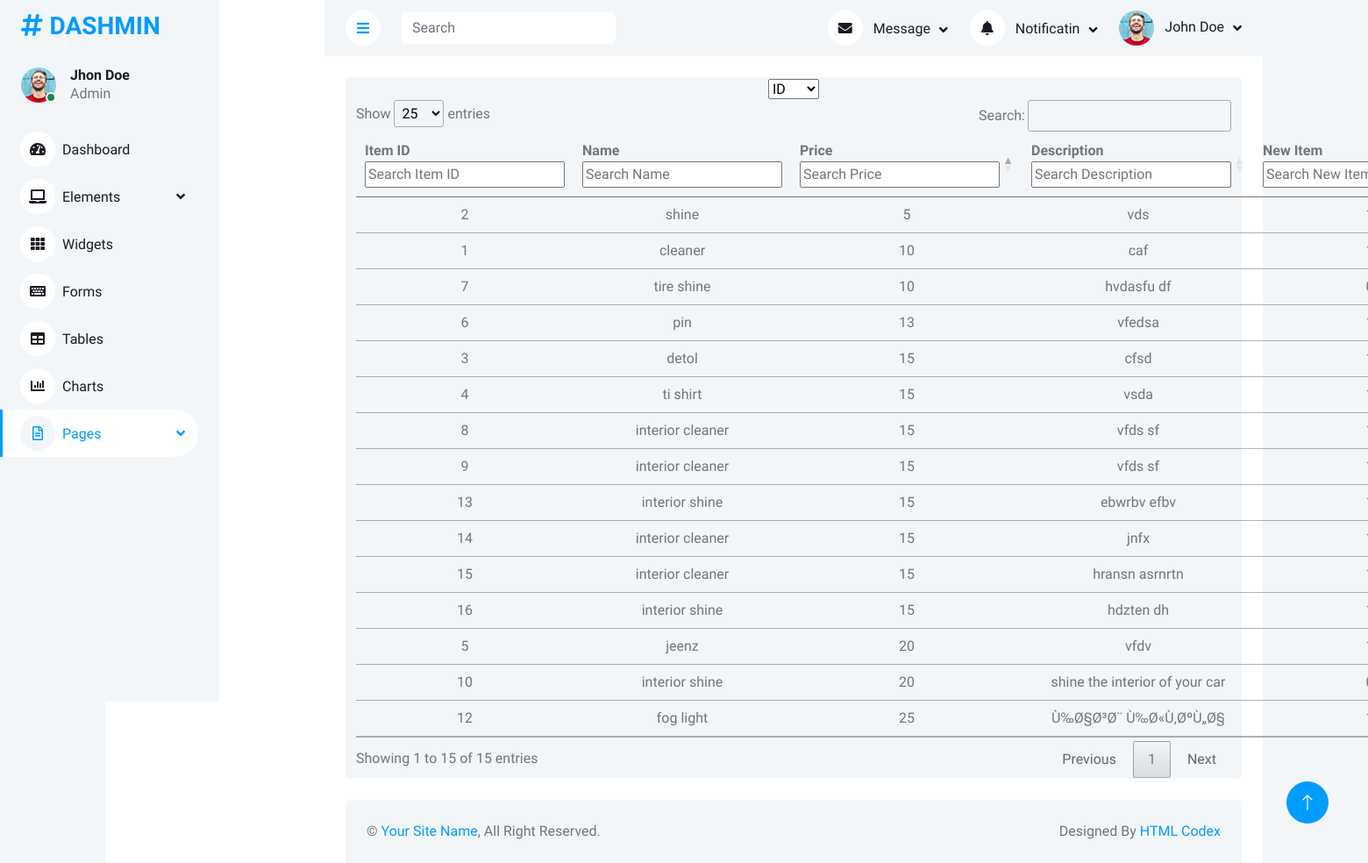
/blank.php, run on the app's committed database.
### tables this page shows
CREATE TABLE `items` (
  `id` int(10) UNSIGNED NOT NULL,
  `name_english` varchar(50) NOT NULL,
  `name_arabic` varchar(50) NOT NULL,
  `price` int(10) UNSIGNED NOT NULL,
  `new_item` tinyint(1) NOT NULL,
  `availability` tinyint(1) NOT NULL,
  `description_english` varchar(255) NOT NULL,
  `description_arabic` varchar(255) NOT NULL,
  `category_id` int(10) UNSIGNED NOT NULL
);

### class/DAL.class.php (called while the page is built, shortened)
<?php
class DAL {
    private $host = 'localhost';
    private $user = 'root';
    private $password = '';
    private $db = 'e_commerce2';
    public function getData( $sql ) {
        $conn = new mysqli( $this->host, $this->user, $this->password, $this->db );
        $result = $conn->query( $sql );
        if ( $result ) {
            $array = $result->fetch_all( MYSQLI_ASSOC );
            return $array;
        } else {
            echo mysqli_error( $conn );
        }
    }
}
?>

### class/ItemDAL.class.php (called while the page is built, shortened)
<?php
class ItemDAL extends General {
    public function getItems() {
        $sql = "SELECT
        items.*,
        categories.name_english AS 'category_name_english',
        categories.name_arabic AS 'category_name_arabic',
        categories.image AS 'category_image'
    FROM
        items
    INNER JOIN categories ON items.category_id = categories.id";
        return $this->getData( $sql );
    }
}
?>

### blank.php (the view, shortened to what this page needs)
<!DOCTYPE html>
<html lang="en">
<head>
    <link href="https://cdnjs.cloudflare.com/ajax/libs/font-awesome/5.10.0/css/all.min.css" rel="stylesheet">
    <link href="https://cdn.jsdelivr.net/npm/bootstrap-icons@1.4.1/font/bootstrap-icons.css" rel="stylesheet">
    <link href="lib/owlcarousel/assets/owl.carousel.min.css" rel="stylesheet">
    <link href="lib/tempusdominus/css/tempusdominus-bootstrap-4.min.css" rel="stylesheet" />
    <link href="css/bootstrap.min.css" rel="stylesheet">
    <link href="css/style.css" rel="stylesheet">
    <link href="css/data_table.css" rel="stylesheet">
    <link href="css/blank.css" rel="stylesheet">
</head>
<body>
    <div class="container-xxl position-relative bg-white d-flex p-0">
        <div class="sidebar pe-4 pb-3">
            <nav class="navbar bg-light navbar-light">
                <a href="index.html" class="navbar-brand mx-4 mb-3">
                    <h3 class="text-primary"><i class="fa fa-hashtag me-2"></i>DASHMIN</h3>
                </a>
                <div class="d-flex align-items-center ms-4 mb-4">
                    <div class="position-relative">
                        <img class="rounded-circle" src="img/user.jpg" alt="" style="width: 40px; height: 40px;">
                        <div class="bg-success rounded-circle border border-2 border-white position-absolute end-0 bottom-0 p-1"></div>
                    </div>
                    <div class="ms-3">
                        <h6 class="mb-0">Jhon Doe</h6>
                        <span>Admin</span>
                    </div>
                </div>
                <div class="navbar-nav w-100">
                    <a href="index.html" class="nav-item nav-link"><i class="fa fa-tachometer-alt me-2"></i>Dashboard</a>
                    <div class="nav-item dropdown">
                        <a href="#" class="nav-link dropdown-toggle" data-bs-toggle="dropdown"><i class="fa fa-laptop me-2"></i>Elements</a>
                    </div>
                    <a href="widget.html" class="nav-item nav-link"><i class="fa fa-th me-2"></i>Widgets</a>
                    <a href="form.html" class="nav-item nav-link"><i class="fa fa-keyboard me-2"></i>Forms</a>
                    <a href="table.html" class="nav-item nav-link"><i class="fa fa-table me-2"></i>Tables</a>
                    <a href="chart.html" class="nav-item nav-link"><i class="fa fa-chart-bar me-2"></i>Charts</a>
                    <div class="nav-item dropdown">
                        <a href="#" class="nav-link dropdown-toggle active" data-bs-toggle="dropdown"><i class="far fa-file-alt me-2"></i>Pages</a>
                    </div>
                </div>
            </nav>
        </div>
        <div class="content">
            <nav class="navbar navbar-expand bg-light navbar-light sticky-top px-4 py-0">
                <a href="#" class="sidebar-toggler flex-shrink-0">
                    <i class="fa fa-bars"></i>
                </a>
                <form class="d-none d-md-flex ms-4">
                    <input class="form-control border-0" type="search" placeholder="Search">
                </form>
                <div class="navbar-nav align-items-center ms-auto">
                    <div class="nav-item dropdown">
                        <a href="#" class="nav-link dropdown-toggle" data-bs-toggle="dropdown">
                            <i class="fa fa-envelope me-lg-2"></i>
                            <span class="d-none d-lg-inline-flex">Message</span>
                        </a>
                    </div>
                    <div class="nav-item dropdown">
                        <a href="#" class="nav-link dropdown-toggle" data-bs-toggle="dropdown">
                            <i class="fa fa-bell me-lg-2"></i>
                            <span class="d-none d-lg-inline-flex">Notificatin</span>
                        </a>
                    </div>
                    <div class="nav-item dropdown">
                        <a href="#" class="nav-link dropdown-toggle" data-bs-toggle="dropdown">
                            <img class="rounded-circle me-lg-2" src="img/user.jpg" alt="" style="width: 40px; height: 40px;">
                            <span class="d-none d-lg-inline-flex">John Doe</span>
                        </a>
                    </div>
                </div>
            </nav>
            <?php
              require('class/ItemDAL.class.php');
              $item_dal=new ItemDAL();
              $items=$item_dal->getItems();
            ?>
            <div class="container-fluid pt-4 px-4">
                <div class="row vh-100 bg-light rounded align-items-center justify-content-center mx-0">
                    <div class="text-center">
                        <select>
                            <option value="0">ID</option>
                        </select>
                        <table class="table" id="items_table_id">
                           <thead>
                                <th>Item ID</th>
                                <th>Name</th>
                                <th>Price</th>
                                <th>Description</th>
                                <th>New Item</th>
                           </thead>
                           <tbody>
                             <?php
                               foreach($items as $v){
                             ?>
                             <tr>
                                <td><?php echo $v['id']; ?></td>
                                <td><?php echo $v['name_english']; ?></td>
                                <td><?php echo $v['price']; ?></td>
                                <td><?php echo $v['description_english']; ?></td>
                                <td><?php echo $v['new_item']; ?></td>
                             </tr>
                             <?php
                               }
                             ?>
                           </tbody>
                        </table>
                    </div>
                </div>
            </div>
            <div class="container-fluid pt-4 px-4">
                <div class="bg-light rounded-top p-4">
                    <div class="row">
                        <div class="col-12 col-sm-6 text-center text-sm-start">
                            &copy; <a href="#">Your Site Name</a>, All Right Reserved.
                        </div>
                        <div class="col-12 col-sm-6 text-center text-sm-end">
                            Designed By <a href="https://htmlcodex.com">HTML Codex</a>
                        </div>
                    </div>
                </div>
            </div>
        </div>
        <a href="#" class="btn btn-lg btn-primary btn-lg-square back-to-top"><i class="bi bi-arrow-up"></i></a>
    </div>
</body>
</html>

### assets/css/style.css (style rules this page uses)
:root { --primary: #009CFF; --light: #F3F6F9; --dark: #191C24; }
.back-to-top { position: fixed; display: none; right: 45px; bottom: 45px; z-index: 99; }
.btn { transition: .5s; }
.btn.btn-primary { color: #FFFFFF; }
.btn-lg-square { width: 48px; height: 48px; }
.btn-square, .btn-sm-square, .btn-lg-square { padding: 0; display: inline-flex; align-items: center; justify-content: center; font-weight: normal; border-radius: 50px; }
.sidebar { position: fixed; top: 0; left: 0; bottom: 0; width: 250px; height: 100vh; overflow-y: auto; background: var(--light); transition: 0.5s; z-index: 999; }
.content { margin-left: 250px; min-height: 100vh; background: #FFFFFF; transition: 0.5s; }
@media (min-width: 992px) { .sidebar { margin-left: 0; } }
@media (min-width: 992px) { .content { width: calc(100% - 250px); } }
.sidebar .navbar .navbar-nav .nav-link { padding: 7px 20px; color: var(--dark); font-weight: 500; border-left: 3px solid var(--light); border-radius: 0 30px 30px 0; outline: none; }
.sidebar .navbar .navbar-nav .nav-link:hover, .sidebar .navbar .navbar-nav .nav-link.active { color: var(--primary); background: #FFFFFF; border-color: var(--primary); }
.sidebar .navbar .navbar-nav .nav-link i { width: 40px; height: 40px; display: inline-flex; align-items: center; justify-content: center; background: #FFFFFF; border-radius: 40px; }
.sidebar .navbar .navbar-nav .nav-link:hover i, .sidebar .navbar .navbar-nav .nav-link.active i { background: var(--light); }
.sidebar .navbar .dropdown-toggle::after { position: absolute; top: 15px; right: 15px; border: none; content: "\f107"; font-family: "Font Awesome 5 Free"; font-weight: 900; transition: .5s; }
.content .navbar .navbar-nav .nav-link { margin-left: 25px; padding: 12px 0; color: var(--dark); outline: none; }
.content .navbar .sidebar-toggler, .content .navbar .navbar-nav .nav-link i { width: 40px; height: 40px; display: inline-flex; align-items: center; justify-content: center; background: #FFFFFF; border-radius: 40px; }
.content .navbar .dropdown-toggle::after { margin-left: 6px; vertical-align: middle; border: none; content: "\f107"; font-family: "Font Awesome 5 Free"; font-weight: 900; transition: .5s; }

### data on the page
items: id "1", name_english "cleaner", price "10", description_english "caf"
items: id "2", name_english "shine", price "5", description_english "vds"
items: id "3", name_english "detol", price "15", description_english "cfsd"
items: id "4", name_english "ti shirt", price "15", description_english "vsda"
items: id "5", name_english "jeenz", price "20", description_english "vfdv"
items: id "6", name_english "pin", price "13", description_english "vfedsa"
items: id "7", name_english "tire shine", price "10", description_english "hvdasfu df"
items: id "8", name_english "interior cleaner", price "15", description_english "vfds sf"
items: id "9", name_english "interior cleaner", price "15", description_english "vfds sf"
items: id "10", name_english "interior shine", price "20", description_english "shine the interior of your car"
items: id "12", name_english "fog light", price "25", description_english "Ù‰Ø§Ø³Ø¨ Ù‰Ø«Ù‚ØºÙ„Ø§"
items: id "13", name_english "interior shine", price "15", description_english "ebwrbv efbv"
items: id "14", name_english "interior cleaner", price "15", description_english "jnfx"
items: id "15", name_english "interior cleaner", price "15", description_english "hransn asrnrtn"
items: id "16", name_english "interior shine", price "15", description_english "hdzten dh"
